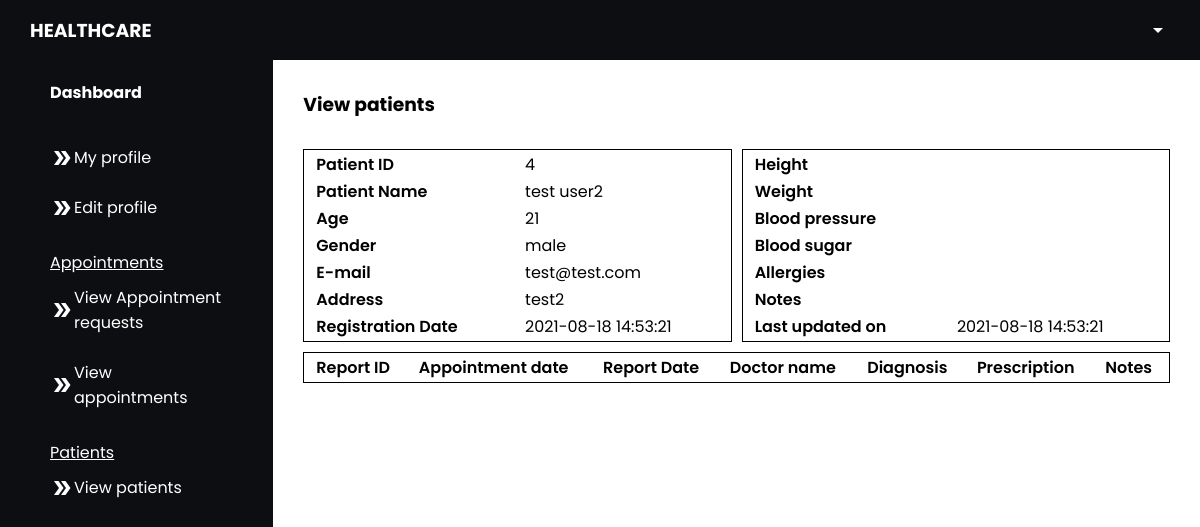
Page /doctor/patient_details.php?p_id=4 (signed in) on the earlier database version.
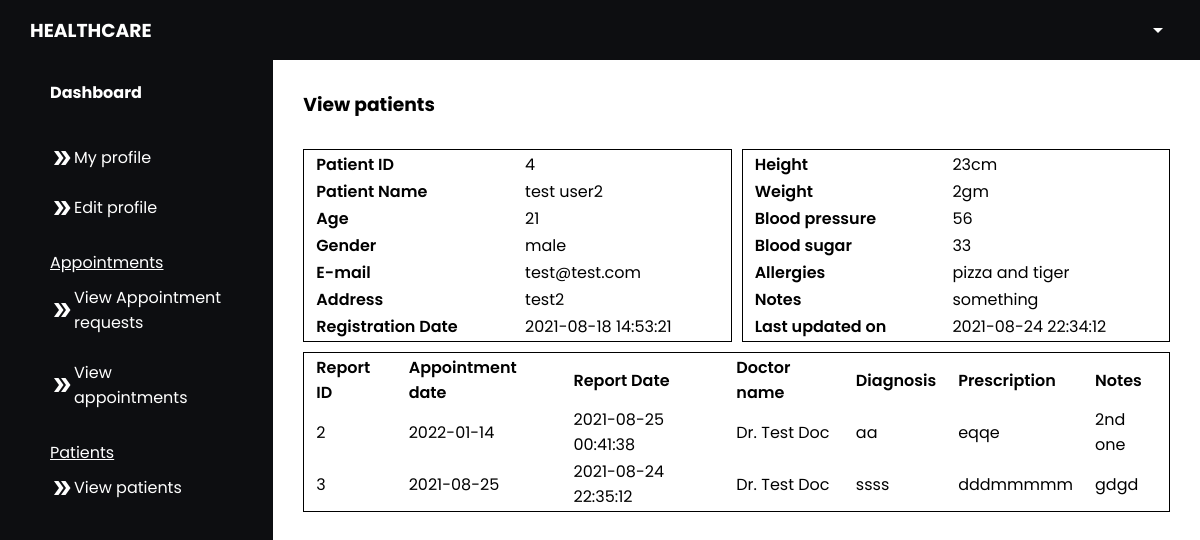
Same page on the later database version.
### tables this page shows
CREATE TABLE `p_records` (
  `record_id` int(100) NOT NULL,
  `p_id` int(100) NOT NULL,
  `height` varchar(255) DEFAULT NULL,
  `weight` varchar(255) DEFAULT NULL,
  `blood_pressure` varchar(255) DEFAULT NULL,
  `blood_sugar` varchar(255) DEFAULT NULL,
  `allergies` varchar(255) DEFAULT NULL,
  `notes` varchar(255) DEFAULT NULL,
  `update_date` datetime NOT NULL DEFAULT current_timestamp() ON UPDATE current_timestamp()
);

CREATE TABLE `patient` (
  `p_id` int(11) NOT NULL,
  `name` varchar(255) NOT NULL,
  `email` varchar(255) NOT NULL,
  `password` varchar(255) NOT NULL,
  `address` varchar(255) NOT NULL,
  `age` int(100) NOT NULL,
  `gender` enum('male','female','other') NOT NULL,
  `reg_date` datetime NOT NULL DEFAULT current_timestamp()
);

CREATE TABLE `report` (
  `report_id` int(100) NOT NULL,
  `p_id` int(100) DEFAULT NULL,
  `d_id` int(100) DEFAULT NULL,
  `diagnosis` varchar(255) DEFAULT NULL,
  `prescription` longtext DEFAULT NULL,
  `notes` longtext DEFAULT NULL,
  `appointment_date` date NOT NULL,
  `report_date` datetime NOT NULL DEFAULT current_timestamp()
);

CREATE TABLE `doctor` (
  `d_id` int(100) NOT NULL,
  `name` varchar(255) NOT NULL,
  `email` varchar(255) NOT NULL,
  `password` varchar(255) NOT NULL,
  `specialization` varchar(255) NOT NULL,
  `fees` int(100) NOT NULL,
  `created_date` datetime NOT NULL DEFAULT current_timestamp()
);

### doctor/patient_details.php (the view, shortened to what this page needs)
<!DOCTYPE html>
<html lang="en">
<head>
    <link rel="stylesheet" href="../css/add.css">
</head>
<body>
    <?php include('navigation.php'); ?>
    <main>
        <h3 style="margin-bottom: 30px;">View patients</h3>
            <?php
            $p_id = $_GET["p_id"];
            $result = mysqli_query($con, "SELECT * FROM patient INNER JOIN p_records ON patient.p_id = p_records.p_id WHERE patient.p_id = $p_id ");
            while ($row = mysqli_fetch_array($result)) {
            ?>
<div class="patient-info">
             <table class="myTable" style="margin-right: 5px;">
                    <tr>
                        <th>Patient ID</td>
                        <td><?php echo $p_id; ?></td>
                    </tr>
                    <tr>
                        <th>Patient Name</th>
                        <td><?php echo $row["name"]; ?></td>
                    </tr>
                    <tr>
                        <th>Age</th>
                        <td><?php echo $row["age"]; ?></td>
                    </tr>
                    <tr>
                        <th>Gender</th>
                        <td><?php echo $row["gender"]; ?></td>
                    </tr>
                    <tr>
                        <th>E-mail</th>
                        <td><?php echo $row["email"]; ?></td>
                    </tr>
                    <tr>
                        <th>Address</th>
                        <td><?php echo $row["address"]; ?></td>
                    </tr>
                    <tr>
                        <th>Registration Date</th>
                        <td><?php echo $row["reg_date"]; ?></td>
                    </tr>
        </table>
        <table class="myTable" style="margin-left: 5px;">
                    <tr>
                        <th>Height</td>
                        <td><?php echo $row["height"]; ?></td>
                    </tr>
                    <tr>
                        <th>Weight</th>
                        <td><?php echo $row["weight"]; ?></td>
                    </tr>
                    <tr>
                        <th>Blood pressure</th>
                        <td><?php echo $row["blood_pressure"]; ?></td>
                    </tr>
                    <tr>
                        <th>Blood sugar</th>
                        <td><?php echo $row["blood_sugar"]; ?></td>
                    </tr>
                    <tr>
                        <th>Allergies</th>
                        <td><?php echo $row["allergies"]; ?></td>
                    </tr>
                    <tr>
                        <th>Notes</th>
                        <td><?php echo $row["notes"]; ?></td>
                    </tr>
                    <tr>
                        <th>Last updated on</th>
                        <td><?php echo $row["update_date"]; ?></td>
                    </tr>
        </table>
        <?php } ?>
</div>
<table class="myTable" style="margin: 10px 0;">
        <tr>
            <th>Report ID</th>
            <th>Appointment date</th>
            <th>Report Date</th>
            <th>Doctor name</th>
            <th>Diagnosis</th>
            <th>Prescription</th>
            <th>Notes</th>
        </tr>
        <?php
$result2 = mysqli_query($con, "SELECT * FROM ((patient INNER JOIN report ON patient.p_id = report.p_id) INNER JOIN doctor ON report.d_id = doctor.d_id) WHERE patient.p_id = $p_id");
while ($row2 = mysqli_fetch_array($result2)) {
?>
        <tr>
            <td><?php echo $row2["report_id"]; ?></td>
            <td><?php echo $row2["appointment_date"]; ?></td>
            <td><?php echo $row2["report_date"]; ?></td>
            <td><?php echo $row2["name"]; ?></td>
            <td><?php echo $row2["diagnosis"]; ?></td>
            <td><?php echo $row2["prescription"]; ?></td>
            <td><?php echo $row2["notes"]; ?></td>
        </tr>
        <?php } ?>
</table>
    </main>
    </div>
</body>
</html>

Differences in the rows shown:
changed p_records "test user2": height (not shown) → "23cm"; weight (not shown) → "2gm"; blood_pressure (not shown) → "56"; blood_sugar (not shown) → "33"; allergies (not shown) → "pizza and tiger"; notes (not shown) → "something"; update_date "2021-08-18 14:53:21" → "2021-08-24 22:34:12"
added report: report_id "2", appointment_date "2022-01-14", report_date "2021-08-25 00:41:38", d.name "Dr. Test Doc", diagnosis "aa", prescription "eqqe", notes "2nd one"
added report: report_id "3", appointment_date "2021-08-25", report_date "2021-08-24 22:35:12", d.name "Dr. Test Doc", diagnosis "ssss", prescription "dddmmmmm", notes "gdgd"
